Frame 1 (no input): blank canvas, image omitted
Frame 60 (no input): blank canvas, image omitted
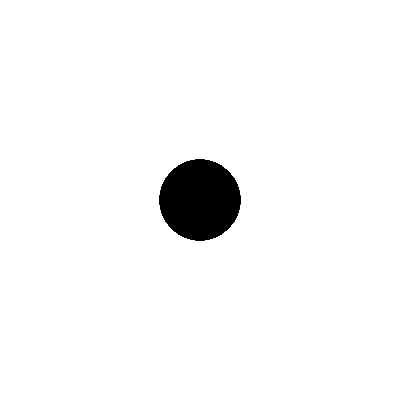
Frame 120 (the mouse pressed at the canvas centre since frame 60)

The p5.js sketch whose frames 1 and 60 were blank and that drew this single picture after the mouse press (run headless with seeded random() and noise() and a simulated clock; from frame 60 on, the mouse is pressed at the canvas centre):

// p5.js sketch
// ── sketch.js
function setup() {
    createCanvas(400, 400);
  }
  
  function draw() {
    if (mouseIsPressed) {
      fill(0);
      ellipse(mouseX, mouseY, 80, 80);
    }
  }
